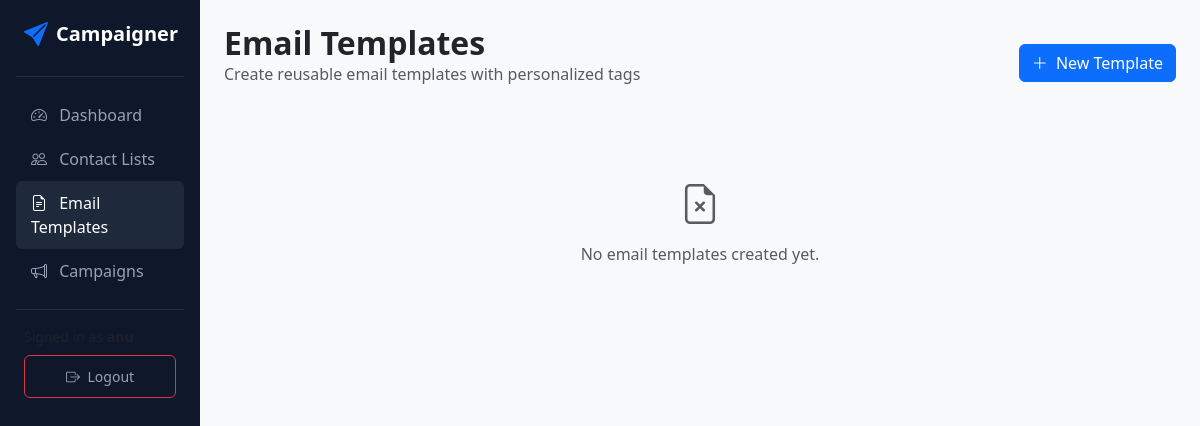
The page /templates/ (signed in) on the database as committed earlier.
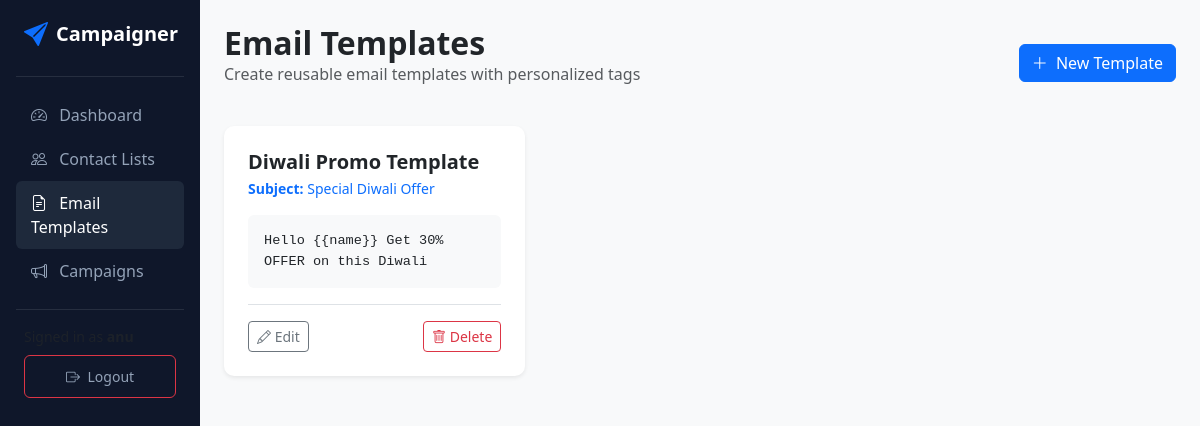
The same page on the database as committed later.
### campaigns/models.py (models this page shows, shortened)
class EmailTemplate(models.Model):
    user = models.ForeignKey(User, on_delete=models.CASCADE, related_name='templates')
    title = models.CharField(max_length=200)
    subject = models.CharField(max_length=255)
    body = models.TextField(help_text="Use placeholders like {{name}} for dynamic tags.")
    created_at = models.DateTimeField(auto_now_add=True)

### campaigns/views.py (the view)
# urls.py: path('templates/', views.template_list, name='template_list'),
@login_required
def template_list(request):
    templates = EmailTemplate.objects.filter(user=request.user).order_by('-created_at')
    return render(request, 'campaigns/templates.html', {'templates': templates})

### templates/campaigns/templates.html (shortened to what this page needs)
{% extends 'campaigns/base.html' %}
{% block content %}
<div class="d-flex justify-content-between align-items-center mb-4">
    <div>
        <h2 class="fw-bold mb-0">Email Templates</h2>
        <p class="text-muted">Create reusable email templates with personalized tags</p>
    </div>
    <a href="{% url 'template_create' %}" class="btn btn-primary"><i class="bi bi-plus-lg me-1"></i> New Template</a>
</div>
<div class="row g-4">
    {% for tmpl in templates %}
    <div class="col-md-4">
        <div class="card card-custom bg-white p-4 h-100 d-flex flex-column justify-content-between">
            <div>
                <h5 class="fw-bold mb-1">{{ tmpl.title }}</h5>
                <p class="text-primary small mb-3"><strong>Subject:</strong> {{ tmpl.subject }}</p>
                <div class="bg-light p-3 rounded mb-3" style="font-family: monospace; font-size: 0.85rem; white-space: pre-wrap; max-height: 120px; overflow-y: hidden;">{{ tmpl.body|truncatewords:25 }}</div>
            </div>
            <div class="pt-3 border-top d-flex justify-content-between">
                <a href="{% url 'template_update' tmpl.pk %}" class="btn btn-outline-secondary btn-sm"><i class="bi bi-pencil"></i> Edit</a>
                <a href="{% url 'template_delete' tmpl.pk %}" class="btn btn-outline-danger btn-sm"><i class="bi bi-trash"></i> Delete</a>
            </div>
        </div>
    </div>
    {% empty %}
    <div class="col-12 text-center py-5">
        <i class="bi bi-file-earmark-x fs-1 text-muted"></i>
        <p class="text-muted mt-2">No email templates created yet.</p>
    </div>
    {% endfor %}
</div>
{% endblock %}

Rows that differ between the two databases and show on the page:
added EmailTemplate: title "Diwali Promo Template", subject "Special Diwali Offer", body "Hello {{name}} Get 30% OFFER on this Diwali"
Other text that changed with them:
text no longer shown: "No email templates created yet."
